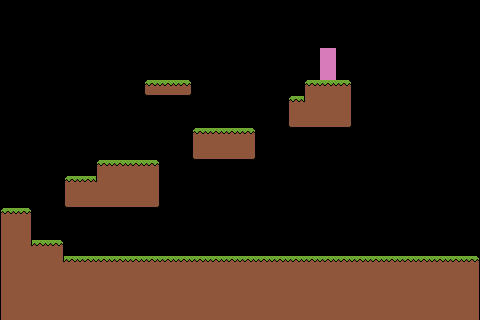

A 2D game scene composited from a Tiled map and its tileset images. What follows is a short description and the map's XML, with every tile layer's data as written:
An orthogonal 30x20 tile map with 16x16 px tiles, 1 tile layer (Platforms) and 13 objects (toLevel2).

<map version="1.10" tiledversion="1.10.2" orientation="orthogonal" renderorder="right-down" width="30" height="20" tilewidth="16" tileheight="16" infinite="0" nextlayerid="7" nextobjectid="25">
 <editorsettings>
  <export target="level1.lua" format="lua" />
 </editorsettings>
 <tileset firstgid="1" name="PlatformerTilesheet" tilewidth="16" tileheight="16" tilecount="64" columns="8">
  <image source="tilesets/PlatformerTilesheet.png" width="128" height="128" />
 </tileset>
 <layer id="1" name="Platforms" width="30" height="20">
  <data encoding="csv">
0,0,0,0,0,0,0,0,0,0,0,0,0,0,0,0,0,0,0,0,0,0,0,0,0,0,0,0,0,0,
0,0,0,0,0,0,0,0,0,0,0,0,0,0,0,0,0,0,0,0,0,0,0,0,0,0,0,0,0,0,
0,0,0,0,0,0,0,0,0,0,0,0,0,0,0,0,0,0,0,0,0,0,0,0,0,0,0,0,0,0,
0,0,0,0,0,0,0,0,0,0,0,0,0,0,0,0,0,0,0,0,21,0,0,0,0,0,0,0,0,0,
0,0,0,0,0,0,0,0,0,0,0,0,0,0,0,0,0,0,0,0,21,0,0,0,0,0,0,0,0,0,
0,0,0,0,0,0,0,0,0,25,26,27,0,0,0,0,0,0,0,1,2,3,0,0,0,0,0,0,0,0,
0,0,0,0,0,0,0,0,0,0,0,0,0,0,0,0,0,0,1,14,10,11,0,0,0,0,0,0,0,0,
0,0,0,0,0,0,0,0,0,0,0,0,0,0,0,0,0,0,17,18,18,19,0,0,0,0,0,0,0,0,
0,0,0,0,0,0,0,0,0,0,0,0,1,2,2,3,0,0,0,0,0,0,0,0,0,0,0,0,0,0,
0,0,0,0,0,0,0,0,0,0,0,0,17,18,18,19,0,0,0,0,0,0,0,0,0,0,0,0,0,0,
0,0,0,0,0,0,1,2,2,3,0,0,0,0,0,0,0,0,0,0,0,0,0,0,0,0,0,0,0,0,
0,0,0,0,1,2,14,10,10,11,0,0,0,0,0,0,0,0,0,0,0,0,0,0,0,0,0,0,0,0,
0,0,0,0,17,18,18,18,18,19,0,0,0,0,0,0,0,0,0,0,0,0,0,0,0,0,0,0,0,0,
1,3,0,0,0,0,0,0,0,0,0,0,0,0,0,0,0,0,0,0,0,0,0,0,0,0,0,0,0,0,
9,11,0,0,0,0,0,0,0,0,0,0,0,0,0,0,0,0,0,0,0,0,0,0,0,0,0,0,0,0,
9,13,2,3,0,0,0,0,0,0,0,0,0,0,0,0,0,0,0,0,0,0,0,0,0,0,0,0,0,0,
9,10,10,13,2,2,2,2,2,2,2,2,2,2,2,2,2,2,2,2,2,2,2,2,2,2,2,2,2,3,
9,10,10,10,10,10,10,10,10,10,10,10,10,10,10,10,10,10,10,10,10,10,10,10,10,10,10,10,10,11,
9,10,10,10,10,10,10,10,10,10,10,10,10,10,10,10,10,10,10,10,10,10,10,10,10,10,10,10,10,11,
9,10,10,10,10,10,10,10,10,10,10,10,10,10,10,10,10,10,10,10,10,10,10,10,10,10,10,10,10,11
</data>
 </layer>
 <objectgroup id="4" name="Collisions">
  <object id="2" x="0" y="256" width="480" height="64" />
  <object id="4" x="0" y="208" width="32" height="48" />
  <object id="5" x="32" y="240" width="32" height="16" />
  <object id="6" x="96" y="160" width="64" height="48" />
  <object id="7" x="64" y="176" width="32" height="32" />
  <object id="8" x="192" y="128" width="64" height="32" />
  <object id="10" x="288" y="96" width="16" height="16" />
  <object id="12" x="144" y="80" width="48" height="16" />
  <object id="16" x="-16" y="0" width="16" height="208" />
  <object id="18" x="480" y="0" width="16" height="256" />
  <object id="22" x="304" y="80" width="48" height="48" />
  <object id="23" x="288" y="112" width="16" height="16" />
 </objectgroup>
 <objectgroup id="6" name="Loading Zones" opacity="0.93">
  <object id="24" name="toLevel2" x="320" y="48" width="16" height="32">
   <properties>
    <property name="destX" type="int" value="0" />
    <property name="destY" type="int" value="0" />
   </properties>
  </object>
 </objectgroup>
</map>